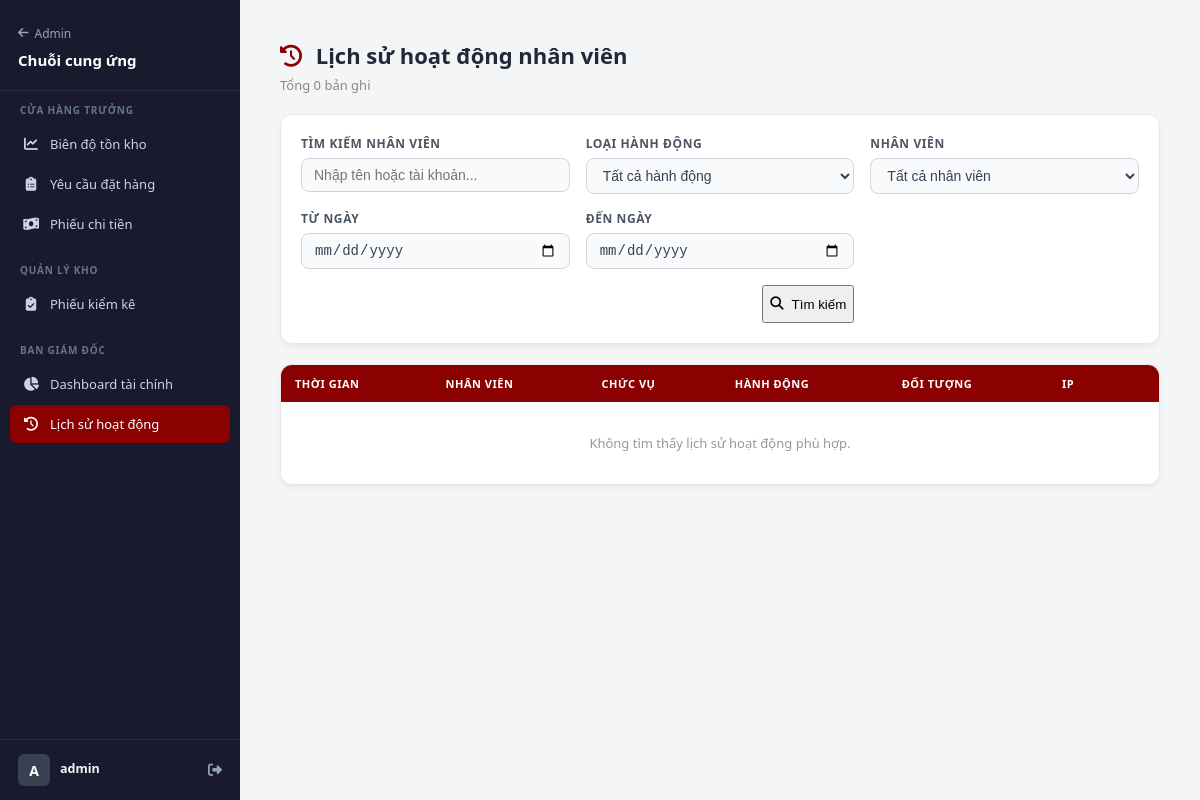
Before: /supply/activity-log/ (signed in) with the older database file.
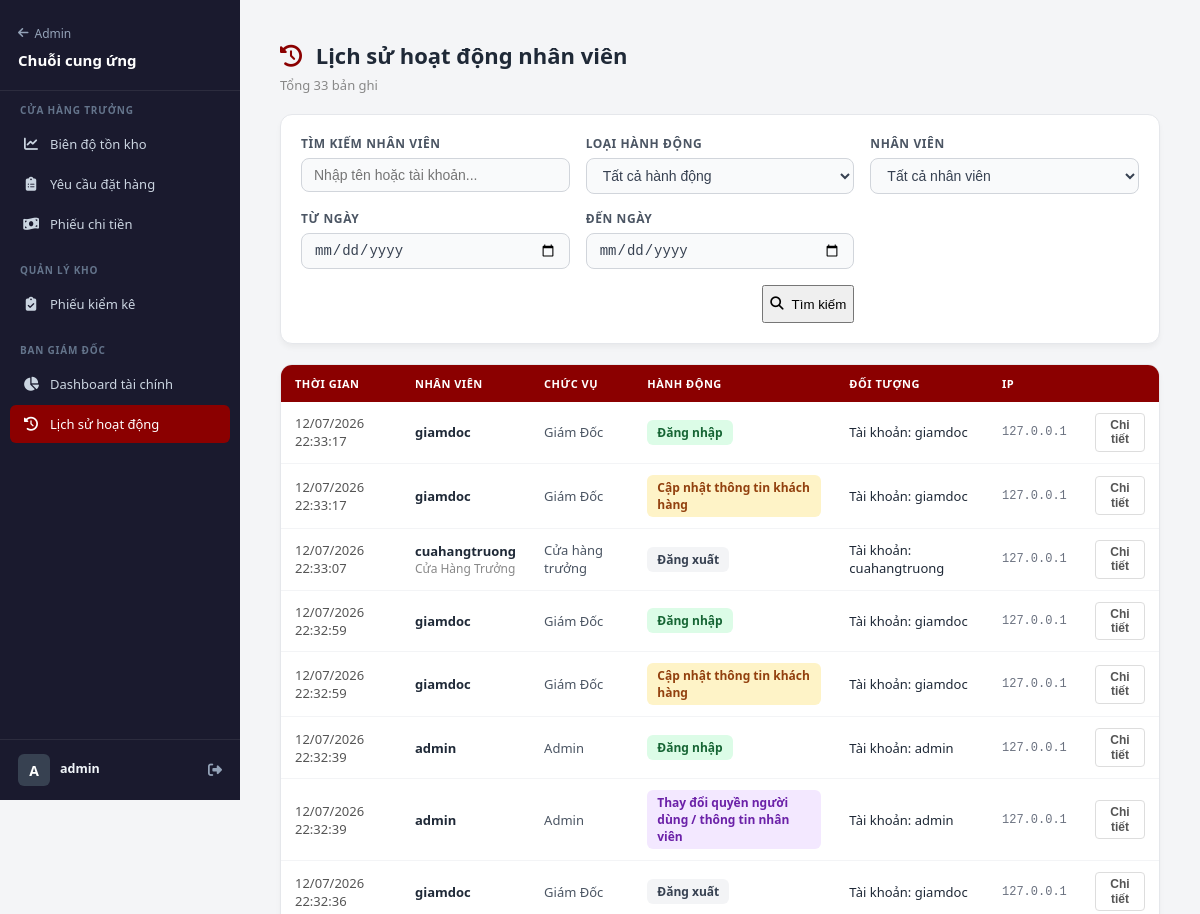
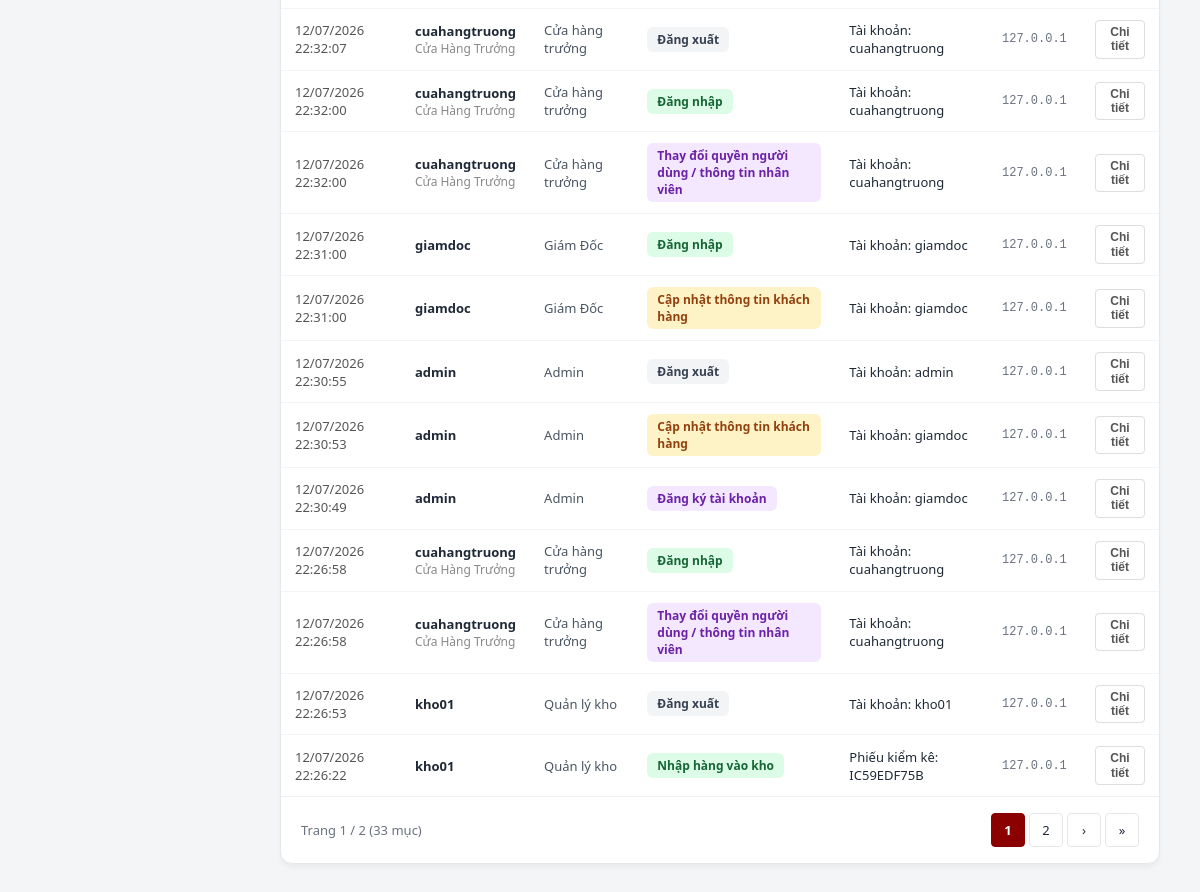
After: the same page with the newer database file (2 pictures, top to bottom).
### apps/accounts/models.py (models this page shows, shortened)
class ActivityLog(models.Model):
    user = models.ForeignKey(
        settings.AUTH_USER_MODEL,
        on_delete=models.SET_NULL,
        null=True,
        blank=True,
        related_name="activity_logs",
        verbose_name="Nhân viên"
    )
    username = models.CharField(max_length=150, verbose_name="Tên tài khoản")
    user_role = models.CharField(max_length=100, blank=True, verbose_name="Chức vụ")
    action = models.CharField(max_length=100, verbose_name="Hành động")
    target = models.CharField(max_length=255, blank=True, verbose_name="Đối tượng tác động")
    changes = models.TextField(blank=True, verbose_name="Nội dung thay đổi")
    ip_address = models.GenericIPAddressField(null=True, blank=True, verbose_name="Địa chỉ IP")
    created_at = models.DateTimeField(auto_now_add=True, verbose_name="Thời gian")
    class Meta:
        ordering = ["-created_at"]
        verbose_name = "Lịch sử hoạt động"
        verbose_name_plural = "Lịch sử hoạt động"

### apps/products/supply_views.py (the view)
# urls.py: path('activity-log/', v.activity_log_view, name='activity_log'),
@login_required
def activity_log_view(request):
    if not is_director_or_general_director(request.user):
        messages.error(request, "Bạn không có quyền truy cập trang này.")
        return redirect("admin:index")
    qs = ActivityLog.objects.select_related("user").order_by("-created_at")
    q = request.GET.get("q", "")
    if q:
        qs = qs.filter(
            Q(username__icontains=q) |
            Q(user__first_name__icontains=q) |
            Q(user__last_name__icontains=q)
        )
    action_filter = request.GET.get("action", "")
    if action_filter:
        qs = qs.filter(action=action_filter)
    user_filter = request.GET.get("user_id", "")
    if user_filter:
        qs = qs.filter(user_id=user_filter)
    start_date = request.GET.get("start_date", "")
    end_date = request.GET.get("end_date", "")
    if start_date:
        qs = qs.filter(created_at__date__gte=start_date)
    if end_date:
        qs = qs.filter(created_at__date__lte=end_date)
    distinct_actions = ActivityLog.objects.values_list("action", flat=True).distinct()
    from django.contrib.auth.models import User
    employees = User.objects.filter(
        Q(is_staff=True) |
        Q(groups__name__in=["Cửa hàng trưởng", "Quản lý kho", "Giám Đốc", "Tổng Giám Đốc", "Giám đốc", "Tổng giám đốc"])
    ).distinct()
    page_obj, paginator = paginate_queryset(request, qs, per_page=20)
    context = {
        "logs": page_obj.object_list,
        "distinct_actions": distinct_actions,
        "employees": employees,
        "q": q,
        "action_filter": action_filter,
        "user_filter": int(user_filter) if user_filter else "",
        "start_date": start_date,
        "end_date": end_date,
    }
    context.update(_pagination_context(request, page_obj, paginator))
    return render(request, "supply/activity_log.html", context)

### apps/cart/context_processors.py (called while the page is built)
def cart_count(request):
    if request.user.is_authenticated:
        total_items = get_user_cart_item_count(request.user)
    else:
        cart = get_session_cart(request.session)
        total_items = sum(int(item.get('quantity', 0)) for item in cart.values())
    return {'cart_count': total_items}

### apps/cart/services.py (called while the page is built)
def get_user_cart_item_count(user):
    cart = Cart.objects.filter(user=user).first()
    if not cart:
        return 0
    return sum(item.quantity for item in cart.items.all())

### apps/products/context_processors.py (called while the page is built)
def navigation_data(request):
    return {
        'categories': Category.objects.filter(is_active=True).order_by('name'),
        'brands': Brand.objects.filter(is_active=True).order_by('name'),
    }

### apps/products/supply_pagination.py (called while the page is built)
def paginate_queryset(request, queryset, per_page=25, page_param='page'):
    paginator = Paginator(queryset, per_page)
    page_num = request.GET.get(page_param, 1)
    try:
        page_obj = paginator.page(page_num)
    except PageNotAnInteger:
        page_obj = paginator.page(1)
    except EmptyPage:
        page_obj = paginator.page(paginator.num_pages)
    return page_obj, paginator

### templates/supply/activity_log.html (shortened to what the changed rows need)
{% extends 'supply/base_supply.html' %}
{% load supply_admin %}
{% block supply_content %}
<div class="log-container">
    <div class="supply-header" style="margin-bottom:20px;">
        <div>
            <h1 class="supply-title">
                <i class="fas fa-history" style="color:#8b0000; margin-right:8px;"></i>
                Lịch sử hoạt động nhân viên
            </h1>
            <div style="margin-top:6px;font-size:13px;color:#888;">
                Tổng {{ page_obj.paginator.count }} bản ghi
            </div>
        </div>
    </div>
    <div class="log-table-card">
        <div style="overflow-x:auto;">
            <table class="s-table">
                <thead>
                    <tr>
                        <th>Thời gian</th>
                        <th>Nhân viên</th>
                        <th>Chức vụ</th>
                        <th>Hành động</th>
                        <th>Đối tượng</th>
                        <th>IP</th>
                        <th></th>
                    </tr>
                </thead>
                <tbody>
                    {% for log in logs %}
                    <tr>
                        <td style="font-size:13px; color:#555;">{{ log.created_at|date:"d/m/Y H:i:s" }}</td>
                        <td style="font-weight:600;">
                            {{ log.username }}
                            {% if log.user and log.user.get_full_name %}
                            <span style="font-weight:400; color:#888; font-size:12px; display:block;">
                                {{ log.user.get_full_name }}
                            </span>
                            {% endif %}
                        </td>
                        <td style="font-size:13px; color:#4b5563;">{{ log.user_role|default:"—" }}</td>
                        <td>
                            <span class="badge-action
                                {% if 'nhập' in log.action|lower or 'login' in log.action|lower %}badge-action-login
                                {% elif 'xuất' in log.action|lower or 'logout' in log.action|lower %}badge-action-logout
                                {% elif 'tạo' in log.action|lower or 'thêm' in log.action|lower %}badge-action-create
                                {% elif 'sửa' in log.action|lower or 'cập nhật' in log.action|lower %}badge-action-update
                                {% elif 'xóa' in log.action|lower or 'hủy' in log.action|lower %}badge-action-delete
                                {% else %}badge-action-other{% endif %}">
                                {{ log.action }}
                            </span>
                        </td>
                        <td style="font-weight:500; font-size:13px;">{{ log.target|default:"—" }}</td>
                        <td style="font-size:12px; font-family:monospace; color:#6b7280;">{{ log.ip_address|default:"—" }}</td>
                        <td>
                            <button type="button" class="btn-secondary" style="padding:4px 10px; font-size:12px;"
                                    onclick="showLogDetails('{{ log.created_at|date:'d/m/Y H:i:s' }}', '{{ log.username }}', '{{ log.user_role }}', '{{ log.action }}', '{{ log.target|escapejs }}', '{{ log.changes|escapejs }}', '{{ log.ip_address|default:'—' }}')">
                                Chi tiết
                            </button>
                        </td>
                    </tr>
                    {% empty %}
                    <tr>
                        <td colspan="7" style="text-align:center; padding:32px; color:#999;">
                            Không tìm thấy lịch sử hoạt động phù hợp.
                        </td>
                    </tr>
                    {% endfor %}
                </tbody>
            </table>
        </div>
        {% with page_range=page_range querystring=querystring %}
        {% include 'supply/_pagination.html' %}
        {% endwith %}
    </div>
</div>
{% endblock %}

Changed rows visible on the page:
added ActivityLog: created_at "12/07/2026 22:33:17", username "giamdoc", user_role "Giám Đốc", action "Đăng nhập", target "Tài khoản: giamdoc", ip_address "127.0.0.1"
added ActivityLog: created_at "12/07/2026 22:33:17", username "giamdoc", user_role "Giám Đốc", action "Cập nhật thông tin khách hàng", target "Tài khoản: giamdoc", ip_address "127.0.0.1"
added ActivityLog: created_at "12/07/2026 22:33:07", username "cuahangtruong", user.get_full_name "Cửa Hàng Trưởng", user_role "Cửa hàng trưởng", action "Đăng xuất", target "Tài khoản: cuahangtruong", ip_address "127.0.0.1"
added ActivityLog: created_at "12/07/2026 22:32:59", username "giamdoc", user_role "Giám Đốc", action "Đăng nhập", target "Tài khoản: giamdoc", ip_address "127.0.0.1"
added ActivityLog: created_at "12/07/2026 22:32:59", username "giamdoc", user_role "Giám Đốc", action "Cập nhật thông tin khách hàng", target "Tài khoản: giamdoc", ip_address "127.0.0.1"
added ActivityLog: created_at "12/07/2026 22:32:39", username "admin", user_role "Admin", action "Đăng nhập", target "Tài khoản: admin", ip_address "127.0.0.1"
added ActivityLog: created_at "12/07/2026 22:32:39", username "admin", user_role "Admin", action "Thay đổi quyền người dùng / thông tin nhân viên", target "Tài khoản: admin", ip_address "127.0.0.1"
added ActivityLog: created_at "12/07/2026 22:32:36", username "giamdoc", user_role "Giám Đốc", action "Đăng xuất", target "Tài khoản: giamdoc", ip_address "127.0.0.1"
added ActivityLog: created_at "12/07/2026 22:32:07", username "cuahangtruong", user.get_full_name "Cửa Hàng Trưởng", user_role "Cửa hàng trưởng", action "Đăng xuất", target "Tài khoản: cuahangtruong", ip_address "127.0.0.1"
added ActivityLog: created_at "12/07/2026 22:32:00", username "cuahangtruong", user.get_full_name "Cửa Hàng Trưởng", user_role "Cửa hàng trưởng", action "Đăng nhập", target "Tài khoản: cuahangtruong", ip_address "127.0.0.1"
added ActivityLog: created_at "12/07/2026 22:32:00", username "cuahangtruong", user.get_full_name "Cửa Hàng Trưởng", user_role "Cửa hàng trưởng", action "Thay đổi quyền người dùng / thông tin nhân viên", target "Tài khoản: cuahangtruong", ip_address "127.0.0.1"
added ActivityLog: created_at "12/07/2026 22:31:00", username "giamdoc", user_role "Giám Đốc", action "Đăng nhập", target "Tài khoản: giamdoc", ip_address "127.0.0.1"
added ActivityLog: created_at "12/07/2026 22:31:00", username "giamdoc", user_role "Giám Đốc", action "Cập nhật thông tin khách hàng", target "Tài khoản: giamdoc", ip_address "127.0.0.1"
added ActivityLog: created_at "12/07/2026 22:30:55", username "admin", user_role "Admin", action "Đăng xuất", target "Tài khoản: admin", ip_address "127.0.0.1"
added ActivityLog: created_at "12/07/2026 22:30:53", username "admin", user_role "Admin", action "Cập nhật thông tin khách hàng", target "Tài khoản: giamdoc", ip_address "127.0.0.1"
added ActivityLog: created_at "12/07/2026 22:30:49", username "admin", user_role "Admin", action "Đăng ký tài khoản", target "Tài khoản: giamdoc", ip_address "127.0.0.1"
added ActivityLog: created_at "12/07/2026 22:26:58", username "cuahangtruong", user.get_full_name "Cửa Hàng Trưởng", user_role "Cửa hàng trưởng", action "Đăng nhập", target "Tài khoản: cuahangtruong", ip_address "127.0.0.1"
added ActivityLog: created_at "12/07/2026 22:26:58", username "cuahangtruong", user.get_full_name "Cửa Hàng Trưởng", user_role "Cửa hàng trưởng", action "Thay đổi quyền người dùng / thông tin nhân viên", target "Tài khoản: cuahangtruong", ip_address "127.0.0.1"
added ActivityLog: created_at "12/07/2026 22:26:53", username "kho01", user_role "Quản lý kho", action "Đăng xuất", target "Tài khoản: kho01", ip_address "127.0.0.1"
added ActivityLog: created_at "12/07/2026 22:26:22", username "kho01", user_role "Quản lý kho", action "Nhập hàng vào kho", target "Phiếu kiểm kê: IC59EDF75B", ip_address "127.0.0.1"
Other visible differences:
{{ page_obj.paginator.count }}: "0" → "33"
{{ page_obj.number }}: (not shown) → "1"
{{ page_obj.paginator.num_pages }}: (not shown) → "2"
{{ page_obj.paginator.count }}: (not shown) → "33"
text no longer shown: "Không tìm thấy lịch sử hoạt động phù hợp."
text now shown: "Trang / ( mục) › »"
new list line: "1"
new list line: "2"
